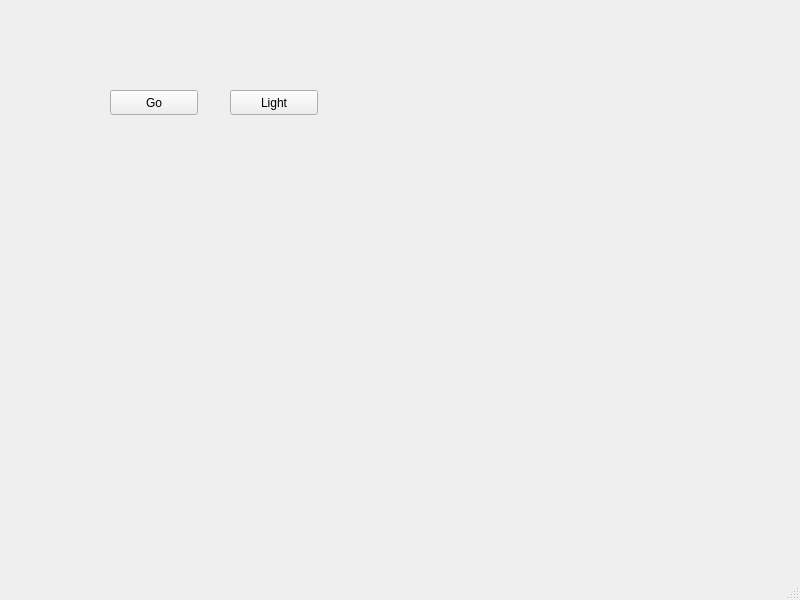
<?xml version="1.0" encoding="UTF-8"?>
<ui version="4.0">
 <class>MainWindow</class>
 <widget class="QMainWindow" name="MainWindow">
  <property name="geometry">
   <rect>
    <x>0</x>
    <y>0</y>
    <width>800</width>
    <height>600</height>
   </rect>
  </property>
  <property name="windowTitle">
   <string>MainWindow</string>
  </property>
  <widget class="QWidget" name="centralwidget">
   <widget class="QPushButton" name="pushButton">
    <property name="geometry">
     <rect>
      <x>110</x>
      <y>90</y>
      <width>88</width>
      <height>25</height>
     </rect>
    </property>
    <property name="text">
     <string>Go</string>
    </property>
   </widget>
   <widget class="QPushButton" name="pushButton_2">
    <property name="geometry">
     <rect>
      <x>230</x>
      <y>90</y>
      <width>88</width>
      <height>25</height>
     </rect>
    </property>
    <property name="text">
     <string>Light</string>
    </property>
   </widget>
  </widget>
  <widget class="QMenuBar" name="menubar">
   <property name="geometry">
    <rect>
     <x>0</x>
     <y>0</y>
     <width>800</width>
     <height>22</height>
    </rect>
   </property>
  </widget>
  <widget class="QStatusBar" name="statusbar"/>
 </widget>
 <resources/>
 <connections/>
</ui>
